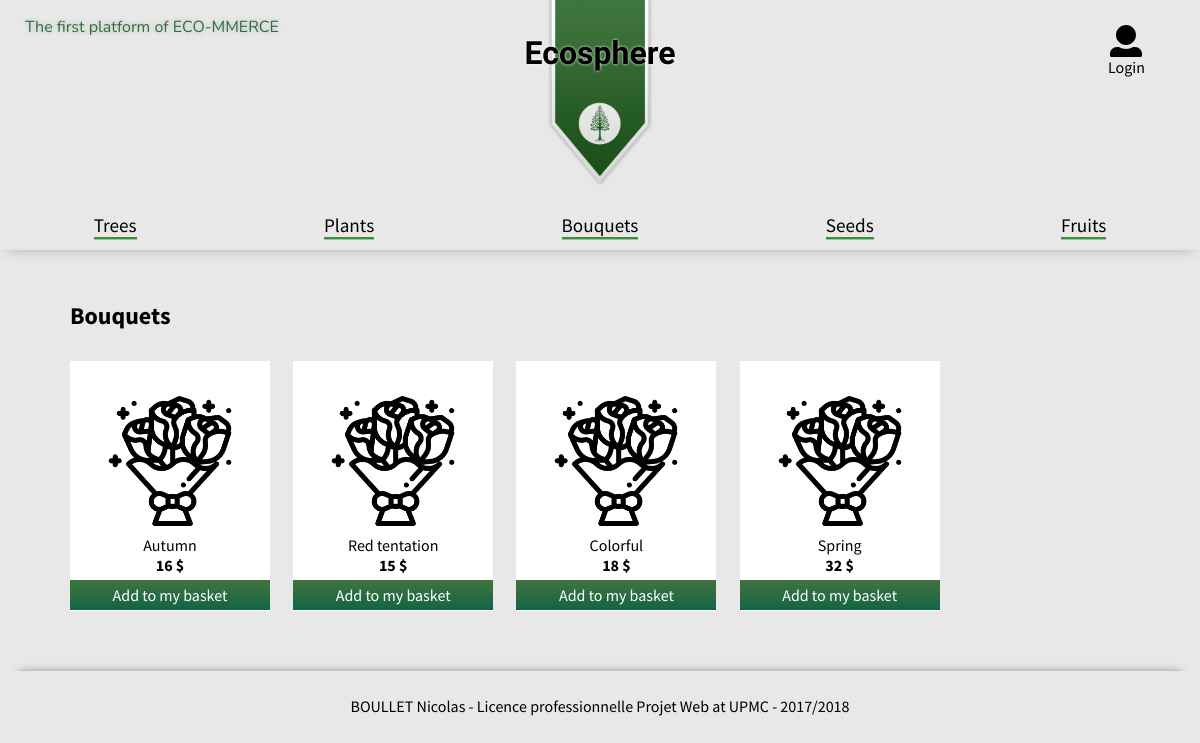
Screenshot of /index.php?ctrl=product&action=bouquets with the database file from the repository.
### tables this page shows
CREATE TABLE IF NOT EXISTS `product` (
  `id` int(11) NOT NULL,
  `type` text NOT NULL,
  `name` text NOT NULL,
  `price` float NOT NULL,
  `imgLink` text NOT NULL
);

### Controller/productController.php (called while the page is built, shortened)
<?php
class productController {
    private $productManager;
    public function __construct($db) {
        require('./model/Product.php');
        require_once('./model/ProductManager.php');
        $this->productManager = new ProductManager($db);
    }
    public function bouquets() {
        $type = 'bouquet';
        $title = 'Bouquets';
        $listProducts = $this->productManager->getProductByType($type);
        require('./View/default.php');
    }
}

### Model/ProductManager.php (called while the page is built, shortened)
<?php
class ProductManager {
    private $db;
    public function __construct($db) {
        $this->db = $db;
    }
    public function getProductByType($type) {
        $req = $this->db->prepare(
            'SELECT *
            FROM product
            WHERE type=:type
            ORDER BY id DESC
        ');
        $req->execute(
            array('type' => $type)
        );
        $result = $req->fetchAll();
        return $result;
    }
}

### View/product.php (the view)
<div id="product-box">
    <h2 class="padding-left-10px"><?php echo $title; ?></h2>
<?php
if(isset($listProducts) && !empty($listProducts)) {
    foreach($listProducts as $item) {
        ?>
        <div class="item">
            <img src="<?php echo $item['imgLink']; ?>" class="logo" alt="logo">
            <div class="text"><?php echo $item['name']; ?></div>
            <div class="price"><?php echo $item['price']; ?> $</div>
            <a href="./index.php?ctrl=basket&action=add&id=<?php echo $item['id']; ?>" class="no-deco"><div class="add-btn">Add to my basket</div></a>
        </div>
        <?php
    }
}
else {
    ?><p>No products were found in this category</p><?php
}
?>
</div>

### View/style/general.css (style rules this page uses)
.no-deco { text-decoration: none; color: inherit; }
.padding-left-10px { padding-left: 10px; }
body { background-color: #e8e8e8; min-height: 100%; margin: 0; font-family: 'Source Sans Pro', sans-serif; }
a { color: #66AD66; }

### View/style/mainSection.css (style rules this page uses)
#newItems, #product-box { width: 90%; margin: 10px auto; }
#newItems .item, #newItems .all-product, #product-box .item { display: flex; justify-content: flex-start; flex-flow: row wrap; display: inline-block; width: 200px; height: 250px; margin: 10px; background: #fff; }
#newItems .item .logo, #newItems .consultAll .logo, #product-box .item .logo { width: 130px; height: 130px; margin: 35px; margin-bottom: 5px; }
#newItems .item>.text, #newItems .item>.price, #newItems .consultAll>.text, #product-box .item>.text, #product-box .item>.price { width: 150px; margin: auto; text-align: center; }
#newItems .item>.price, #product-box .item>.price { font-weight: bold; margin-bottom: 5px; }
#newItems .item>a>.add-btn, #product-box .item>a>.add-btn { display: flex; justify-content:space-around; flex-flow: column wrap; height: 30px; text-align: center; color: #fff; background: #2e6e3f; background: -moz-linear-gradient(top, #3F753D 0%, #146444 100%); background: -webkit-linear-gradient(top, #3F753D 0%,#146444 100%); background: linear-gradient(to bottom, #3F753D 0%,#146444 100%); filter: progid:DXImageTransform.Microsoft.gradient( startColorstr='#2e6e3f', endColorstr='#0f3f29',GradientType=0 ); }

### rows the page displays
product: imgLink (picture), name "Autumn", price "16"
product: imgLink (picture), name "Red tentation", price "15"
product: imgLink (picture), name "Colorful", price "18"
product: imgLink (picture), name "Spring", price "32"

### other values shown
$title "Bouquets"
